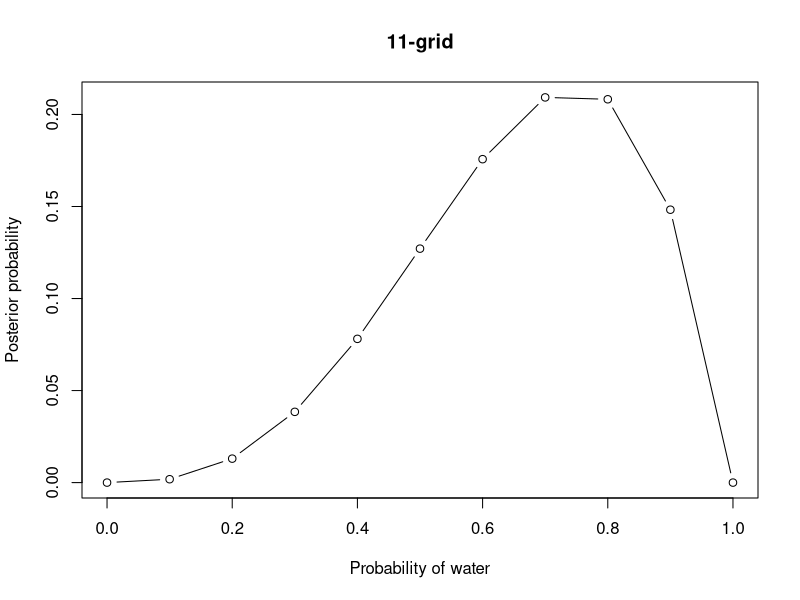

Here is the R script that generated this plot:
## ---- chunk 1

knitr::opts_chunk$set(echo = TRUE)
## ---- chunk 2
grid.length = 11
prob = seq(0, 1, length.out = grid.length)
prior = rep(1, grid.length)
likelihood = dbinom(3, size = 4, prob = prob)
unstd.post = likelihood * prior
std.post = unstd.post / sum(unstd.post)
plot(prob, std.post, type  ='b', 
	xlab = 'Probability of water', 
	ylab = 'Posterior probability', 
	main = paste(c(as.character(grid.length), '-grid'), collapse = ''))
